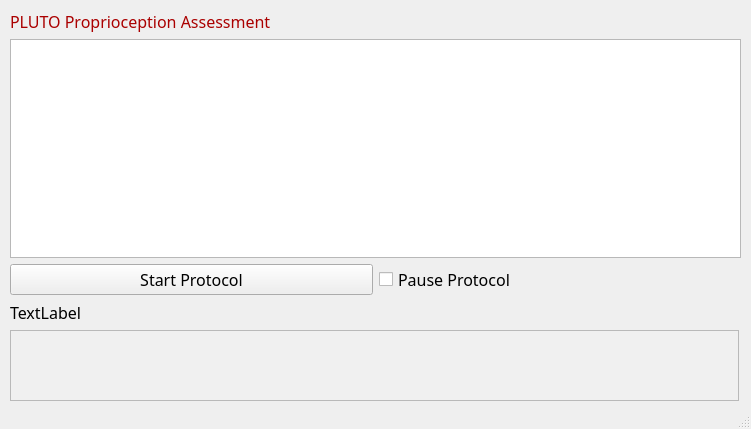
<?xml version="1.0" encoding="UTF-8"?>
<ui version="4.0">
 <class>ProprioceptionAssessWindow</class>
 <widget class="QMainWindow" name="ProprioceptionAssessWindow">
  <property name="geometry">
   <rect>
    <x>0</x>
    <y>0</y>
    <width>751</width>
    <height>429</height>
   </rect>
  </property>
  <property name="minimumSize">
   <size>
    <width>751</width>
    <height>429</height>
   </size>
  </property>
  <property name="maximumSize">
   <size>
    <width>751</width>
    <height>429</height>
   </size>
  </property>
  <property name="windowTitle">
   <string>PLUTO Proprioception Assessment Control Window</string>
  </property>
  <widget class="QWidget" name="centralwidget">
   <widget class="QWidget" name="verticalLayoutWidget">
    <property name="geometry">
     <rect>
      <x>10</x>
      <y>10</y>
      <width>731</width>
      <height>391</height>
     </rect>
    </property>
    <layout class="QVBoxLayout" name="verticalLayout">
     <item>
      <widget class="QLabel" name="label">
       <property name="font">
        <font>
         <family>Bahnschrift Light</family>
         <pointsize>12</pointsize>
        </font>
       </property>
       <property name="styleSheet">
        <string notr="true">color: rgb(170, 0, 0);</string>
       </property>
       <property name="text">
        <string>PLUTO Proprioception Assessment</string>
       </property>
      </widget>
     </item>
     <item>
      <widget class="QGraphicsView" name="hocGraph"/>
     </item>
     <item>
      <layout class="QHBoxLayout" name="horizontalLayout_2">
       <item>
        <widget class="QPushButton" name="pbStartStopProtocl">
         <property name="font">
          <font>
           <family>Bahnschrift Light</family>
           <pointsize>12</pointsize>
          </font>
         </property>
         <property name="text">
          <string>Start Protocol</string>
         </property>
        </widget>
       </item>
       <item>
        <widget class="QCheckBox" name="checkBoxPauseProtocol">
         <property name="font">
          <font>
           <family>Bahnschrift Light</family>
           <pointsize>12</pointsize>
          </font>
         </property>
         <property name="text">
          <string>Pause Protocol</string>
         </property>
        </widget>
       </item>
      </layout>
     </item>
     <item>
      <widget class="QLabel" name="label_2">
       <property name="font">
        <font>
         <family>Bahnschrift Light</family>
         <pointsize>12</pointsize>
        </font>
       </property>
       <property name="text">
        <string>TextLabel</string>
       </property>
      </widget>
     </item>
     <item>
      <widget class="QTextEdit" name="textInstruction">
       <property name="enabled">
        <bool>false</bool>
       </property>
       <property name="minimumSize">
        <size>
         <width>729</width>
         <height>71</height>
        </size>
       </property>
       <property name="maximumSize">
        <size>
         <width>729</width>
         <height>71</height>
        </size>
       </property>
       <property name="font">
        <font>
         <family>Bahnschrift Light</family>
         <pointsize>12</pointsize>
        </font>
       </property>
       <property name="styleSheet">
        <string notr="true">color: rgb(0, 0, 127);
background-color: rgb(240, 240, 240);</string>
       </property>
      </widget>
     </item>
    </layout>
   </widget>
  </widget>
  <widget class="QStatusBar" name="statusbar"/>
 </widget>
 <resources/>
 <connections/>
</ui>
